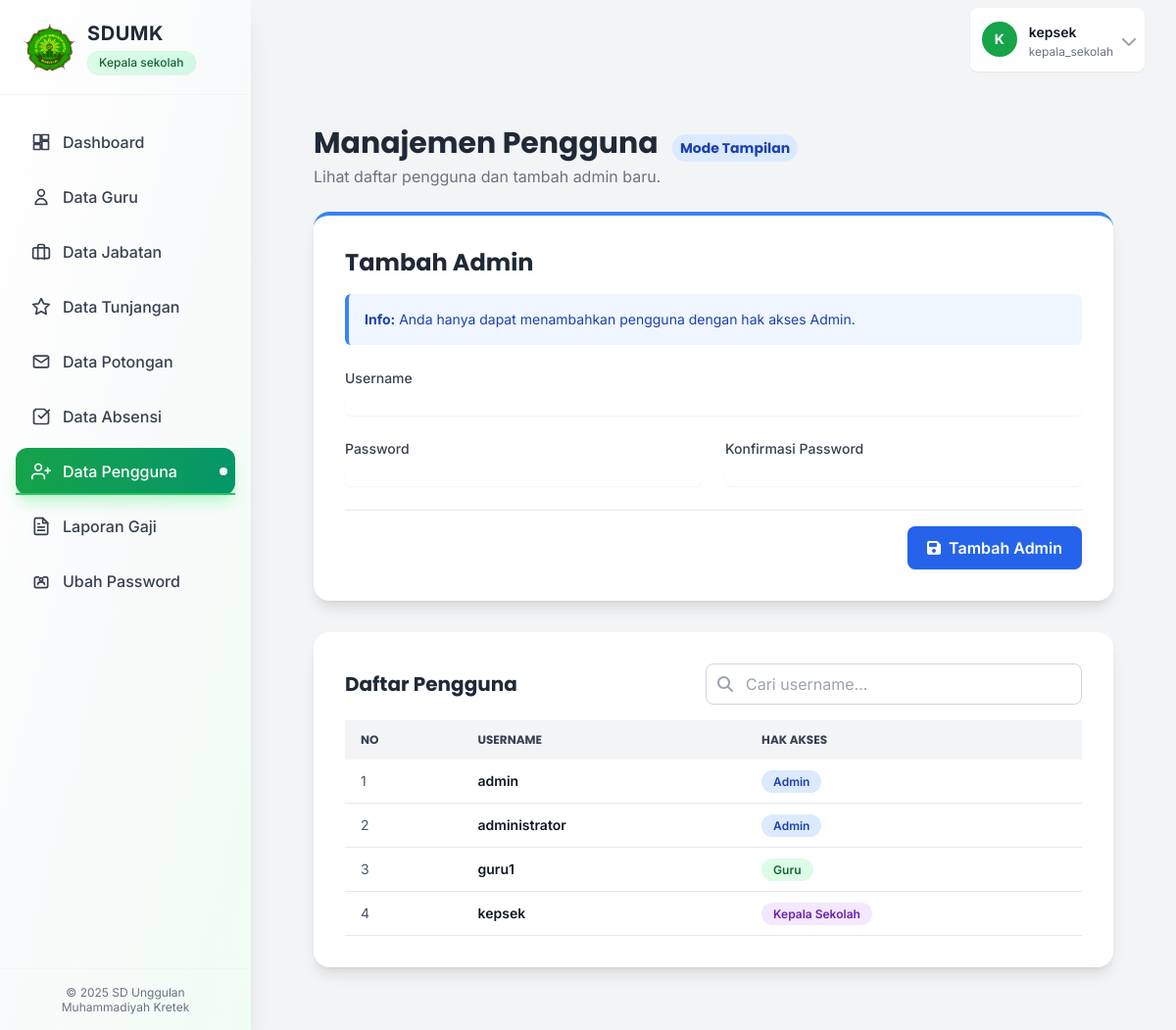
/pages/users.php (signed in), run on the app's committed database.
### tables this page shows
CREATE TABLE USER (
    id_user VARCHAR(15) NOT NULL PRIMARY KEY,
    username VARCHAR(50) NOT NULL UNIQUE,
    password VARCHAR(255) NOT NULL,
    akses ENUM('Admin', 'Kepala Sekolah', 'Guru') NOT NULL,
    created_at TIMESTAMP DEFAULT CURRENT_TIMESTAMP,
    updated_at TIMESTAMP DEFAULT CURRENT_TIMESTAMP ON UPDATE CURRENT_TIMESTAMP,
    INDEX idx_username (username),
    INDEX idx_akses (akses)
);

### includes/functions.php (called while the page is built, shortened)
<?php
function e($string)
{
    return htmlspecialchars($string ?? '', ENT_QUOTES, 'UTF-8');
}

### pages/users.php (the view, shortened to what this page needs)
<?php
require_once __DIR__ . '/../includes/functions.php';
$conn = db_connect();
$page_title = 'Manajemen Pengguna';
$isReadOnlyMode = ($_SESSION['role'] === 'kepala_sekolah');
$search = $_GET['search'] ?? '';
$search_param = "%{$search}%";
$users_result = $conn->execute_query("SELECT id_user, username, akses FROM User WHERE username LIKE ? ORDER BY username ASC", [$search_param]);
require_once __DIR__ . '/../includes/header.php';
?>
<div class="container mx-auto px-4 sm:px-6 lg:px-8 py-8" x-data="crudPage()">
    <div class="flex justify-between items-center mb-6">
        <div>
            <h1 class="text-3xl font-bold text-gray-800 font-poppins"><?= e($page_title) ?><?php if ($isReadOnlyMode): ?> <span class="text-sm bg-blue-100 text-blue-800 px-2 py-1 rounded-full ml-2">Mode Tampilan</span><?php endif; ?></h1>
            <p class="text-gray-500 mt-1"><?= $isReadOnlyMode ? 'Lihat daftar pengguna dan tambah admin baru.' : 'Kelola akun dan hak akses untuk sistem.' ?></p>
        </div>
    </div>
    <?php if ($isReadOnlyMode): ?>
    <div class="bg-white p-6 sm:p-8 rounded-2xl shadow-lg mb-8 border-t-4 border-blue-500">
        <h2 class="text-2xl font-bold text-gray-800 mb-4 font-poppins">Tambah Admin</h2>
        <div class="bg-blue-50 border-l-4 border-blue-500 text-blue-800 p-4 rounded-md mb-6 text-sm">
            <p><strong>Info:</strong> Anda hanya dapat menambahkan pengguna dengan hak akses Admin.</p>
        </div>
        <form method="POST" action="users.php">
            <div class="grid grid-cols-1 md:grid-cols-2 gap-6">
                <div class="md:col-span-2">
                    <label for="username" class="block text-sm font-medium text-gray-700">Username</label>
                    <input type="text" name="username" class="mt-1 block w-full rounded-md border-gray-300 shadow-sm focus:border-blue-500 focus:ring-blue-500" required>
                </div>
                <div>
                    <label for="password" class="block text-sm font-medium text-gray-700">Password</label>
                    <input type="password" name="password" class="mt-1 block w-full rounded-md border-gray-300 shadow-sm focus:border-blue-500 focus:ring-blue-500" required>
                </div>
                <div>
                    <label for="password2" class="block text-sm font-medium text-gray-700">Konfirmasi Password</label>
                    <input type="password" name="password2" class="mt-1 block w-full rounded-md border-gray-300 shadow-sm focus:border-blue-500 focus:ring-blue-500" required>
                </div>
            </div>
            <div class="flex justify-end space-x-3 mt-6 pt-4 border-t">
                <button type="submit" class="bg-blue-600 text-white px-5 py-2.5 rounded-lg shadow hover:bg-blue-700 font-semibold flex items-center transition">
                    <i class="fa fa-save mr-2"></i> Tambah Admin
                </button>
            </div>
        </form>
    </div>
    <?php endif; ?>
    <div class="bg-white p-6 sm:p-8 rounded-2xl shadow-lg">
         <div class="flex justify-between items-center mb-4">
            <h3 class="text-xl font-bold text-gray-800 font-poppins">Daftar Pengguna</h3>
            <form method="GET" action="" class="w-full max-w-sm">
                <div class="relative">
                    <input type="text" name="search" value="<?= e($search) ?>" placeholder="Cari username..." class="w-full pl-10 pr-4 py-2 border border-gray-300 rounded-lg focus:outline-none focus:ring-2 focus:ring-green-500">
                    <div class="absolute inset-y-0 left-0 pl-3 flex items-center pointer-events-none"><i class="fa-solid fa-search text-gray-400"></i></div>
                </div>
            </form>
        </div>
        <div class="overflow-x-auto">
            <table class="min-w-full text-sm text-left text-gray-600">
                <thead class="bg-gray-100 text-gray-700 uppercase font-poppins text-xs">
                    <tr>
                        <th class="px-4 py-3">No</th>
                        <th class="px-4 py-3">Username</th>
                        <th class="px-4 py-3">Hak Akses</th>
                    </tr>
                </thead>
                <tbody>
                    <?php if ($users_result->num_rows > 0): ?>
                        <?php $no = 1; while ($row = $users_result->fetch_assoc()): ?>
                            <tr class="border-b hover:bg-gray-50">
                                <td class="px-4 py-3"><?= $no++ ?></td>
                                <td class="px-4 py-3 font-semibold text-gray-900"><?= e($row['username']) ?></td>
                                <td class="px-4 py-3">
                                    <span class="px-3 py-1 rounded-full text-xs font-semibold"
                                          :class="{
                                            'bg-blue-100 text-blue-800': '<?= $row['akses'] ?>' === 'Admin',
                                            'bg-purple-100 text-purple-800': '<?= $row['akses'] ?>' === 'Kepala Sekolah',
                                            'bg-green-100 text-green-800': '<?= $row['akses'] ?>' === 'Guru'
                                          }">
                                        <?= e($row['akses']) ?>
                                    </span>
                                </td>
                            </tr>
                        <?php endwhile; ?>
                    <?php endif; ?>
                </tbody>
            </table>
        </div>
    </div>
</div>
<?php require_once __DIR__ . '/../includes/footer.php'; ?>

### includes/header.php (style rules this page uses)
body { font-family: 'Inter', sans-serif; }
.font-poppins { font-family: 'Poppins', sans-serif; }

### data on the page
user: username "admin", akses "Admin"
user: username "administrator", akses "Admin"
user: username "guru1", akses "Guru"
user: username "kepsek", akses "Kepala Sekolah"

### other printed values
str_replace('_', ' ', $user_role) "Kepala sekolah"
$item['name'] "Dashboard"
$item['name'] "Data Guru"
$item['name'] "Data Jabatan"
$item['name'] "Data Tunjangan"
$item['name'] "Data Potongan"
$item['name'] "Data Absensi"
$item['name'] "Data Pengguna"
$item['name'] "Laporan Gaji"
$item['name'] "Ubah Password"
substr($current_user_name, 0, 1) "K"
$current_user_name "kepsek"
$current_user_level "kepala_sekolah"
$page_title "Manajemen Pengguna"
